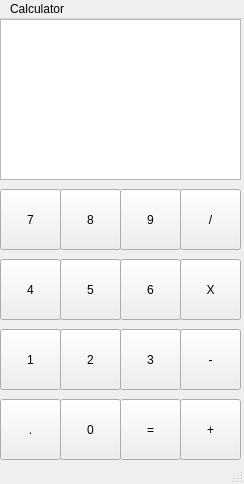
<?xml version="1.0" encoding="UTF-8"?>
<ui version="4.0">
 <class>MainWindow</class>
 <widget class="QMainWindow" name="MainWindow">
  <property name="geometry">
   <rect>
    <x>0</x>
    <y>0</y>
    <width>244</width>
    <height>484</height>
   </rect>
  </property>
  <property name="windowTitle">
   <string>MainWindow</string>
  </property>
  <widget class="QWidget" name="centralwidget">
   <widget class="QPlainTextEdit" name="plainTextEdit">
    <property name="geometry">
     <rect>
      <x>0</x>
      <y>0</y>
      <width>241</width>
      <height>161</height>
     </rect>
    </property>
   </widget>
   <widget class="QPushButton" name="pushButton">
    <property name="geometry">
     <rect>
      <x>0</x>
      <y>170</y>
      <width>61</width>
      <height>61</height>
     </rect>
    </property>
    <property name="text">
     <string>7</string>
    </property>
   </widget>
   <widget class="QPushButton" name="pushButton_2">
    <property name="geometry">
     <rect>
      <x>60</x>
      <y>170</y>
      <width>61</width>
      <height>61</height>
     </rect>
    </property>
    <property name="text">
     <string>8</string>
    </property>
   </widget>
   <widget class="QPushButton" name="pushButton_3">
    <property name="geometry">
     <rect>
      <x>120</x>
      <y>170</y>
      <width>61</width>
      <height>61</height>
     </rect>
    </property>
    <property name="text">
     <string>9</string>
    </property>
   </widget>
   <widget class="QPushButton" name="pushButton_4">
    <property name="geometry">
     <rect>
      <x>180</x>
      <y>170</y>
      <width>61</width>
      <height>61</height>
     </rect>
    </property>
    <property name="text">
     <string>/</string>
    </property>
   </widget>
   <widget class="QPushButton" name="pushButton_5">
    <property name="geometry">
     <rect>
      <x>0</x>
      <y>240</y>
      <width>61</width>
      <height>61</height>
     </rect>
    </property>
    <property name="text">
     <string>4</string>
    </property>
   </widget>
   <widget class="QPushButton" name="pushButton_6">
    <property name="geometry">
     <rect>
      <x>60</x>
      <y>240</y>
      <width>61</width>
      <height>61</height>
     </rect>
    </property>
    <property name="text">
     <string>5</string>
    </property>
   </widget>
   <widget class="QPushButton" name="pushButton_7">
    <property name="geometry">
     <rect>
      <x>120</x>
      <y>240</y>
      <width>61</width>
      <height>61</height>
     </rect>
    </property>
    <property name="text">
     <string>6</string>
    </property>
   </widget>
   <widget class="QPushButton" name="pushButton_8">
    <property name="geometry">
     <rect>
      <x>180</x>
      <y>240</y>
      <width>61</width>
      <height>61</height>
     </rect>
    </property>
    <property name="text">
     <string>X</string>
    </property>
   </widget>
   <widget class="QPushButton" name="pushButton_9">
    <property name="geometry">
     <rect>
      <x>0</x>
      <y>310</y>
      <width>61</width>
      <height>61</height>
     </rect>
    </property>
    <property name="text">
     <string>1</string>
    </property>
   </widget>
   <widget class="QPushButton" name="pushButton_10">
    <property name="geometry">
     <rect>
      <x>60</x>
      <y>310</y>
      <width>61</width>
      <height>61</height>
     </rect>
    </property>
    <property name="text">
     <string>2</string>
    </property>
   </widget>
   <widget class="QPushButton" name="pushButton_11">
    <property name="geometry">
     <rect>
      <x>120</x>
      <y>310</y>
      <width>61</width>
      <height>61</height>
     </rect>
    </property>
    <property name="text">
     <string>3</string>
    </property>
   </widget>
   <widget class="QPushButton" name="pushButton_12">
    <property name="geometry">
     <rect>
      <x>180</x>
      <y>310</y>
      <width>61</width>
      <height>61</height>
     </rect>
    </property>
    <property name="text">
     <string>-</string>
    </property>
   </widget>
   <widget class="QPushButton" name="pushButton_13">
    <property name="geometry">
     <rect>
      <x>0</x>
      <y>380</y>
      <width>61</width>
      <height>61</height>
     </rect>
    </property>
    <property name="text">
     <string>.</string>
    </property>
   </widget>
   <widget class="QPushButton" name="pushButton_14">
    <property name="geometry">
     <rect>
      <x>60</x>
      <y>380</y>
      <width>61</width>
      <height>61</height>
     </rect>
    </property>
    <property name="text">
     <string>0</string>
    </property>
   </widget>
   <widget class="QPushButton" name="pushButton_15">
    <property name="geometry">
     <rect>
      <x>120</x>
      <y>380</y>
      <width>61</width>
      <height>61</height>
     </rect>
    </property>
    <property name="text">
     <string>=</string>
    </property>
   </widget>
   <widget class="QPushButton" name="pushButton_16">
    <property name="geometry">
     <rect>
      <x>180</x>
      <y>380</y>
      <width>61</width>
      <height>61</height>
     </rect>
    </property>
    <property name="text">
     <string>+</string>
    </property>
   </widget>
  </widget>
  <widget class="QMenuBar" name="menubar">
   <property name="geometry">
    <rect>
     <x>0</x>
     <y>0</y>
     <width>244</width>
     <height>20</height>
    </rect>
   </property>
   <widget class="QMenu" name="menuCalculator">
    <property name="title">
     <string>Calculator</string>
    </property>
   </widget>
   <addaction name="menuCalculator"/>
  </widget>
  <widget class="QStatusBar" name="statusbar"/>
 </widget>
 <resources/>
 <connections/>
</ui>
